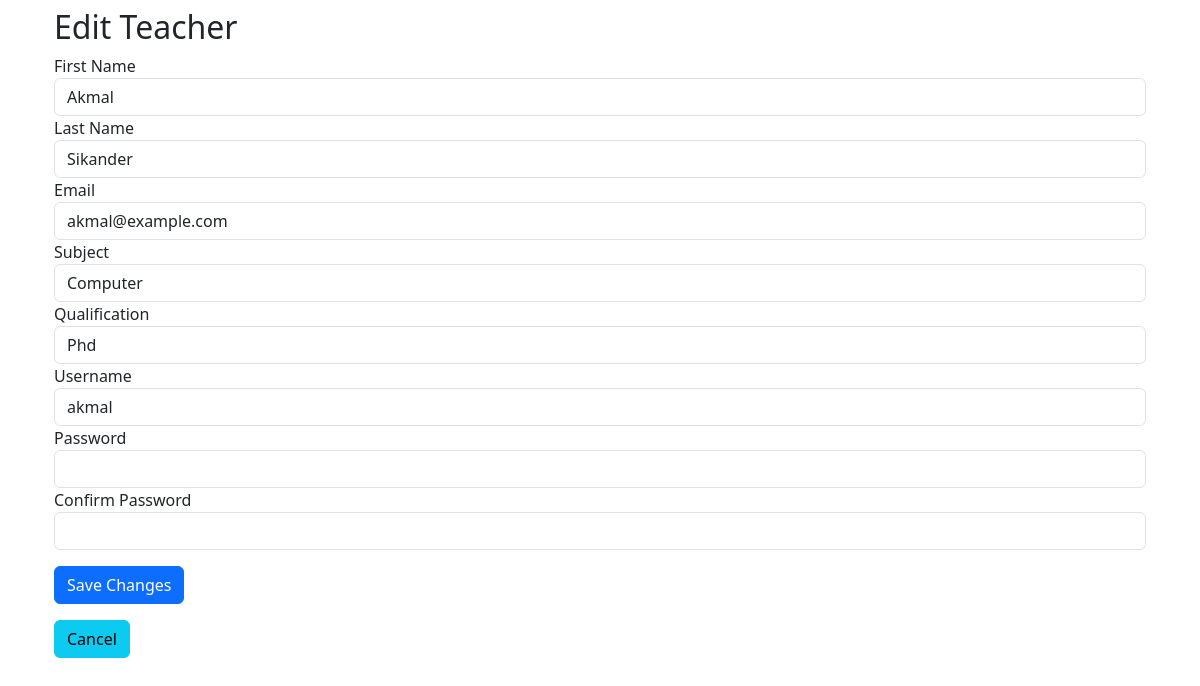
Page /edit_teacher_profile?teacher_id=2 (signed in) on the earlier database version.
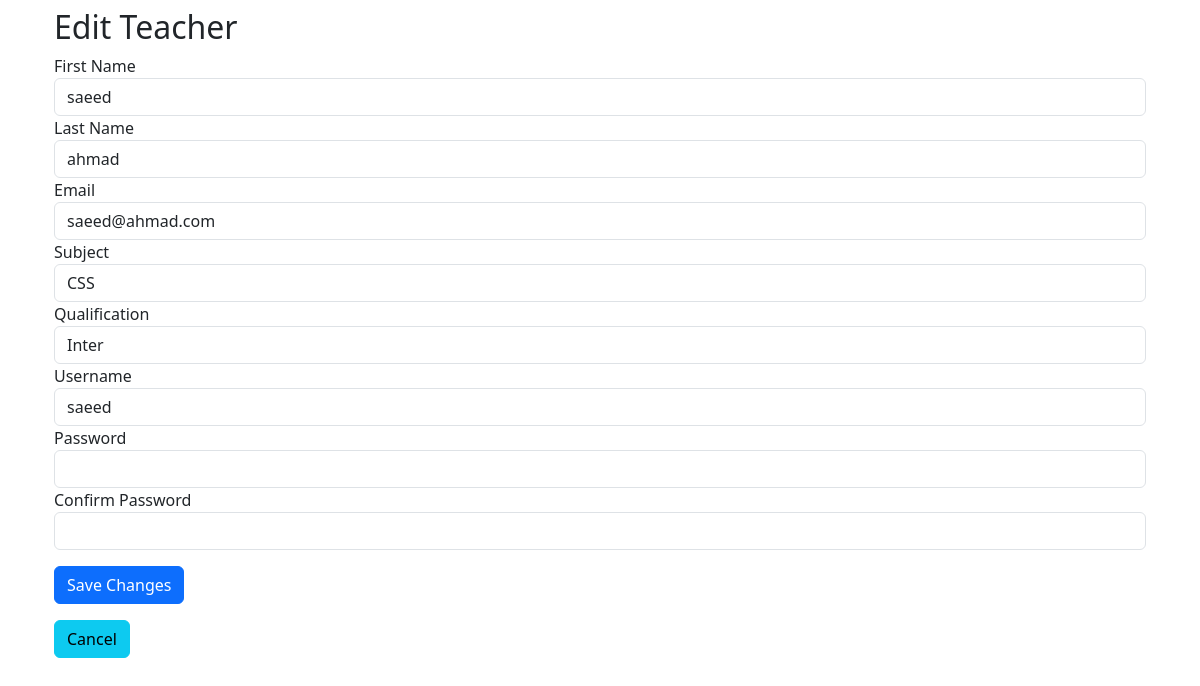
Same page on the later database version.
### tables this page shows
CREATE TABLE teachers (
    id INTEGER PRIMARY KEY,
    firstname TEXT NOT NULL,
    lastname TEXT NOT NULL,
    email TEXT,
    subject TEXT NOT NULL,
    qualification TEXT NOT NULL,
    username TEXT NOT NULL,
    password TEXT NOT NULL,
    course_id INTEGER,
    admin_id INTEGER,
    FOREIGN KEY (course_id) REFERENCES courses (id),
    FOREIGN KEY (admin_id) REFERENCES admins (id)
);

### app.py (the view, shortened to what this page needs)
@app.route("/edit_teacher_profile", methods=["GET", "POST"])
@login_required
def edit_teacher_profile():
    teacher_Id = request.args.get("teacher_id")
    if teacher_Id:
        Teacher_id = teacher_Id
        teacher_data = db.execute("SELECT * FROM teachers where id = ?", Teacher_id)
    return render_template(
        "edit_teacher_profile.html", teacher=teacher_data[0], id=teacher_Id
    )

### app.py (called while the page is built)
@app.after_request
def after_request(response):
    response.headers["Cache-Control"] = "no-cache, no-store, must-revalidate"
    response.headers["Expires"] = 0
    response.headers["Pragma"] = "no-cache"
    return response

### helpers.py (called while the page is built)
def login_required(f):
    @wraps(f)
    def decorated_function(*args, **kwargs):
        if session.get("user_id") is None:
            return redirect("/login")
        return f(*args, **kwargs)
    return decorated_function

### templates/edit_teacher_profile.html (shortened to what this page needs)
{% extends "layout.html" %} {% block title %} Edit Teacher {% endblock %} {%
block body%}
<div class="container mt-2">
  <h2>Edit Teacher</h2>
  <form
    method="POST"
    action="/edit_teacher_profile"
    class="needs-validation"
    novalidate
  >
    <div class="form-group">
      <label for="firstname">First Name</label>
      <input
        autocomplete="off"
        type="text"
        class="form-control"
        id="firstname"
        name="firstname"
        value="{{teacher.firstname}}"
        required
      />
    </div>
    <div class="form-group">
      <label for="lastname">Last Name</label>
      <input
        autocomplete="off"
        type="text"
        class="form-control"
        id="lastname"
        name="lastname"
        value="{{teacher.lastname}}"
        required
      />
    </div>
    <div class="form-group">
      <label for="email">Email</label>
      <input
        autocomplete="off"
        type="email"
        class="form-control"
        id="email"
        name="email"
        value="{{teacher.email}}"
        required
      />
    </div>
    <div class="form-group">
      <label for="subject">Subject</label>
      <input
        autocomplete="off"
        type="text"
        class="form-control"
        id="subject"
        name="subject"
        value="{{teacher.subject}}"
        required
      />
    </div>
    <div class="form-group">
      <label for="qualification">Qualification</label>
      <input
        autocomplete="off"
        type="text"
        class="form-control"
        id="qualification"
        name="qualification"
        value="{{teacher.qualification}}"
        required
      />
    </div>
    <div class="form-group">
      <label for="username">Username</label>
      <input
        autocomplete="off"
        type="text"
        class="form-control"
        id="username"
        name="username"
        value="{{teacher.username}}"
        required
      />
    </div>
    <div class="form-group">
      <label for="password">Password</label>
      <input
        autocomplete="off"
        type="password"
        class="form-control"
        id="password"
        name="password"
        required
      />
    </div>
    <div class="form-group">
      <label for="confirm_password">Confirm Password</label>
      <input
        autocomplete="off"
        type="password"
        class="form-control"
        id="confirm_password"
        name="confirmation"
        required
      />
    </div>
    <button type="submit" class="btn btn-primary mt-3">Save Changes</button>
  </form>
  <a href="/profile"><button class="btn btn-info mt-3">Cancel</button></a>
</div>
{% endblock %}

Differences in the rows shown:
changed teachers: firstname "Akmal" → "saeed"; lastname "Sikander" → "ahmad"; email "akmal@example.com" → "saeed@ahmad.com"; subject "Computer" → "CSS"; qualification "Phd" → "Inter"; username "akmal" → "saeed"
